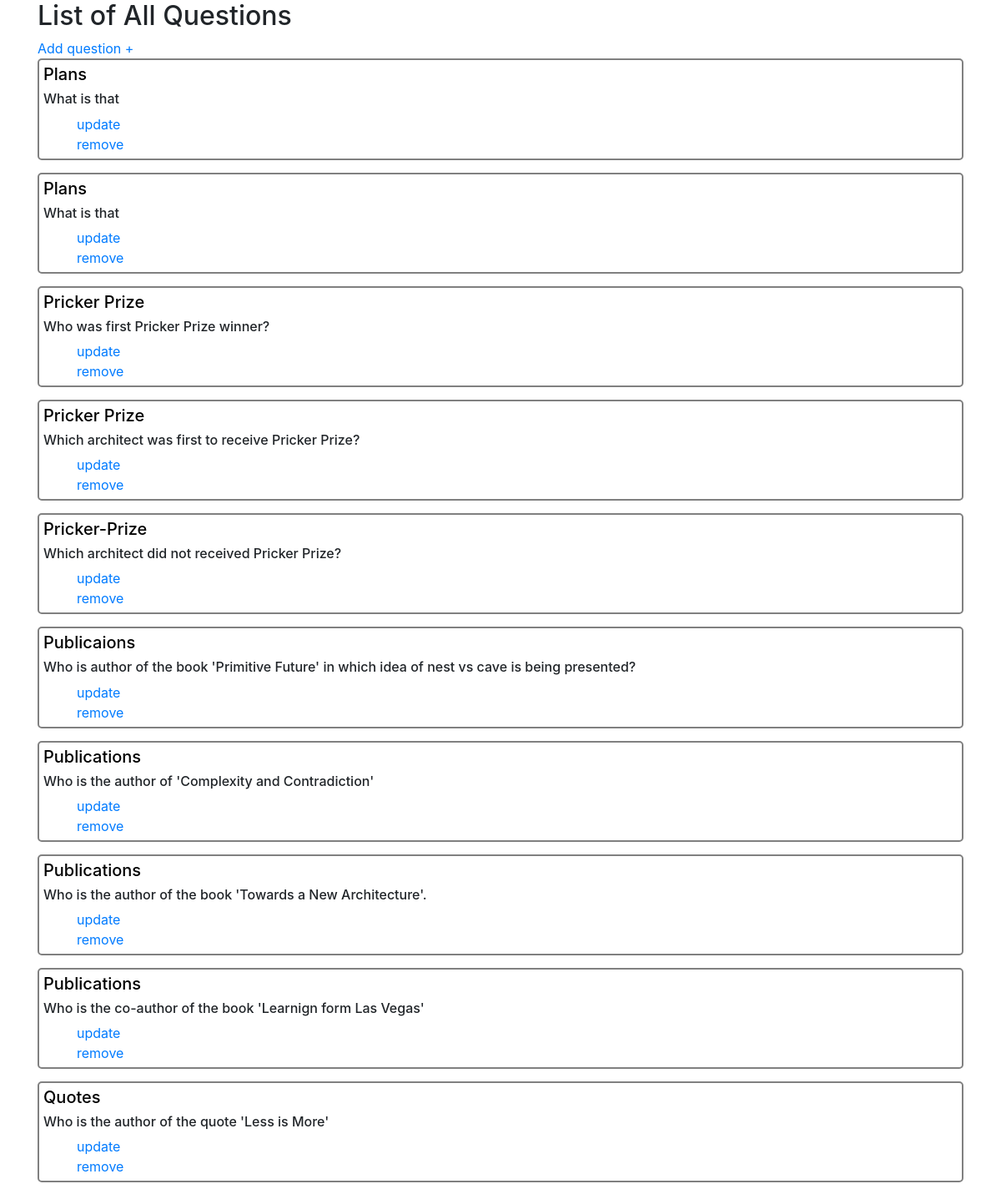
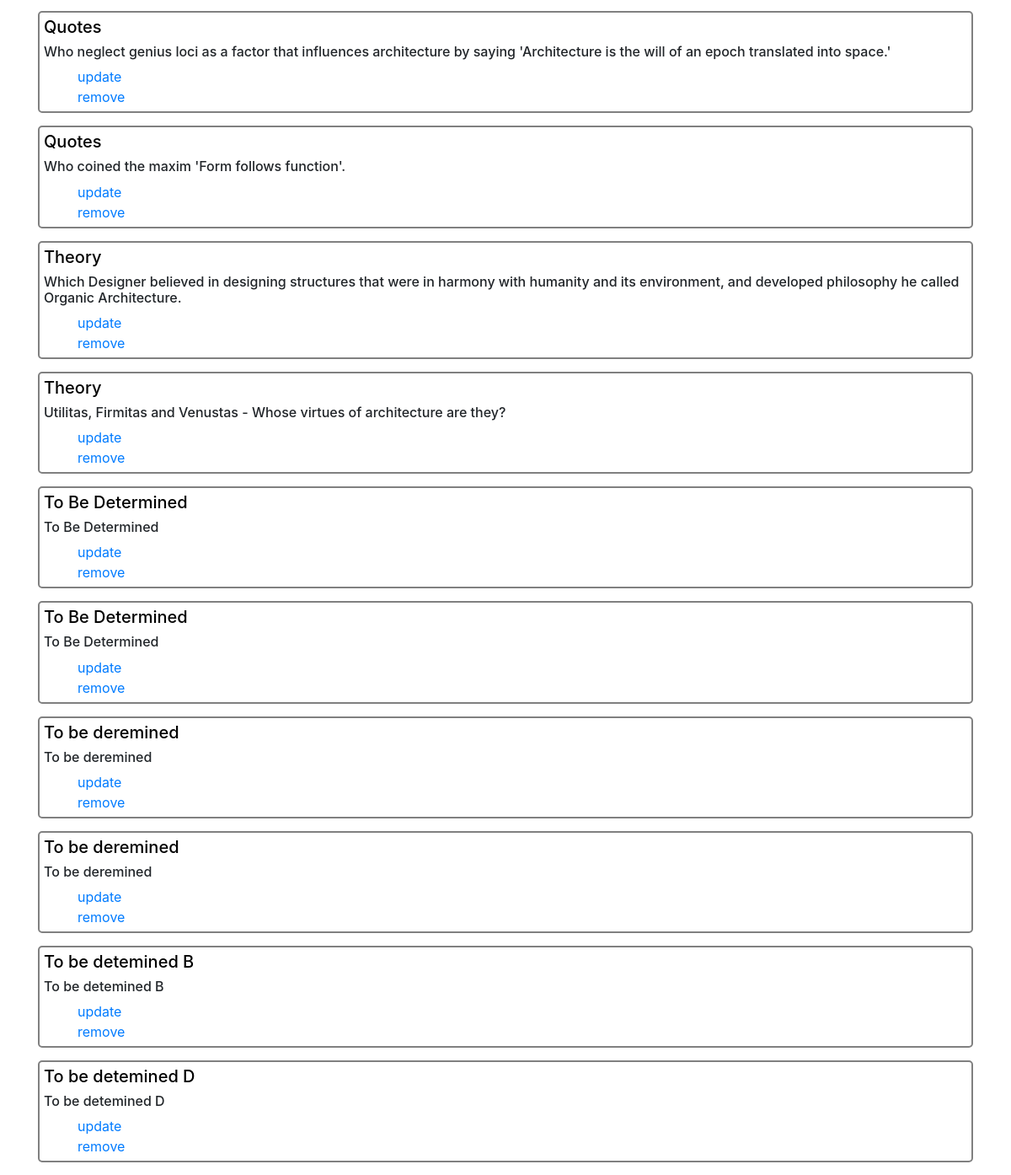
The app's page /quizgame/question/list/ (signed in), older data (2 pictures, top to bottom).
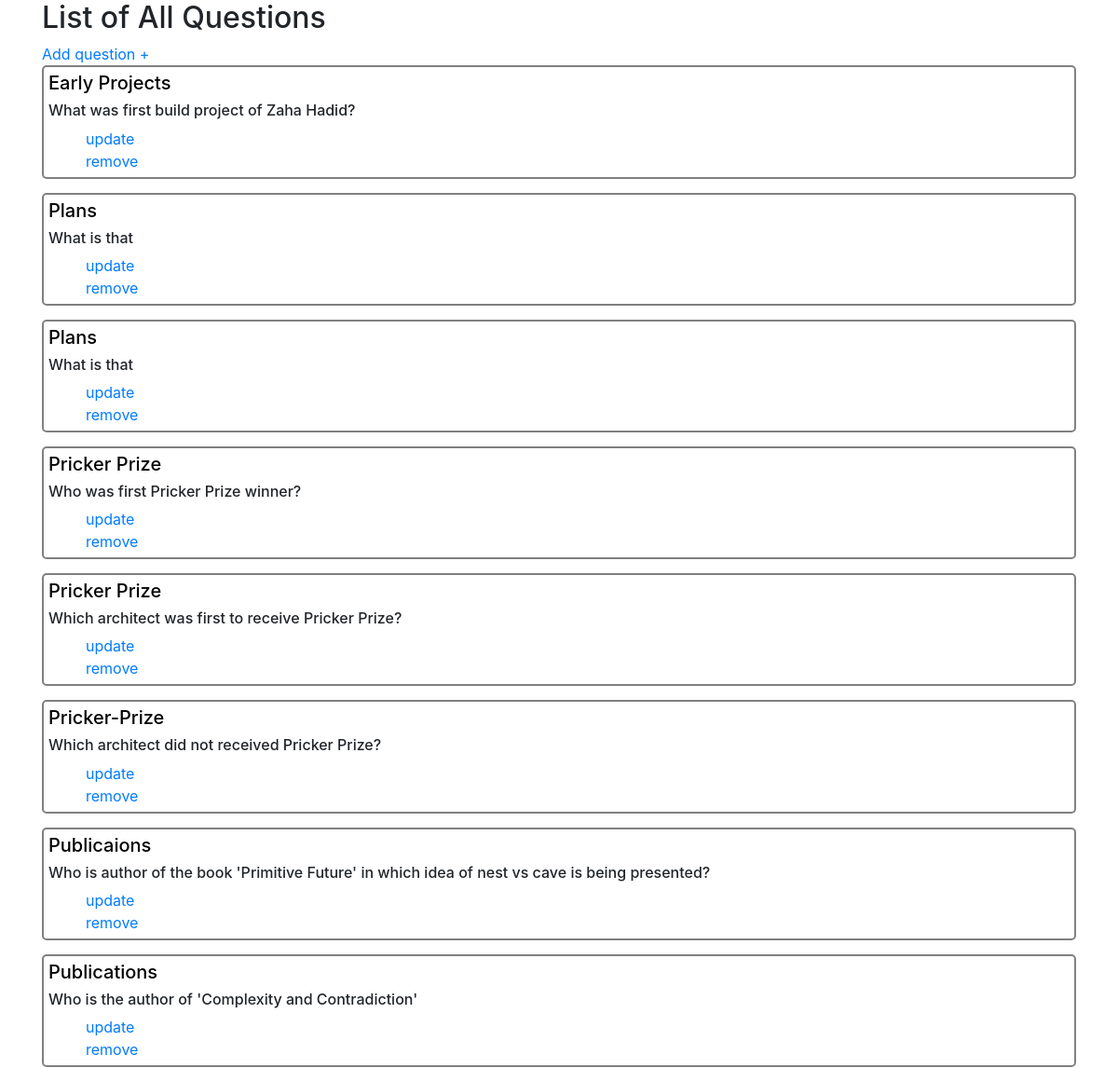
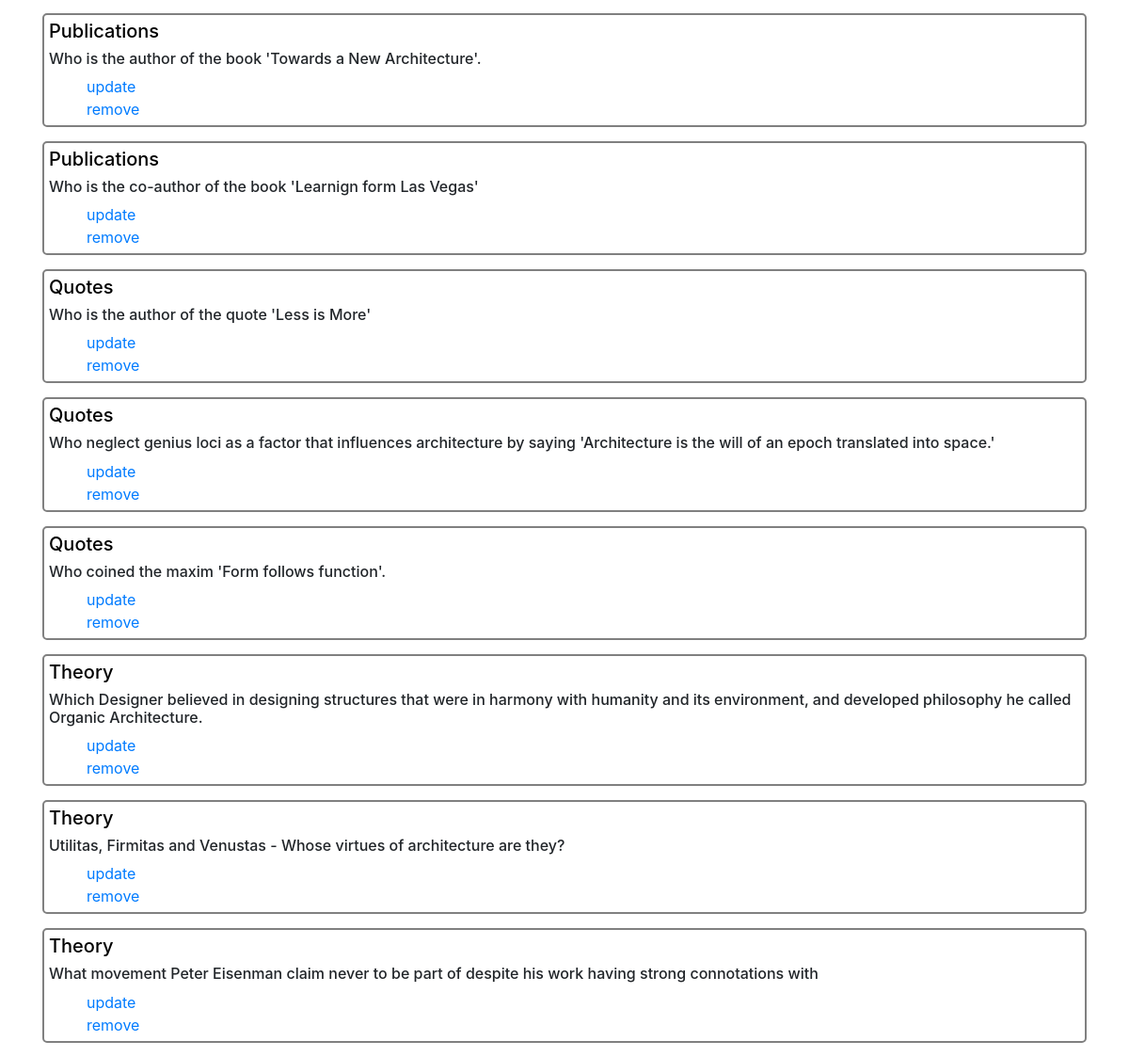
The same page, newer data (2 pictures, top to bottom).
### quizgame/models.py (models this page shows, shortened)
class Question(models.Model):
    title = models.CharField(max_length=150)
    question = models.CharField(max_length=1000)
    answer_A = models.CharField(max_length=100)
    answer_B = models.CharField(max_length=100)
    answer_C = models.CharField(max_length=100)
    answer_D = models.CharField(max_length=100)
    player_answer_A = models.IntegerField(default=0)
    player_answer_B = models.IntegerField(default=0)
    player_answer_C = models.IntegerField(default=0)
    player_answer_D = models.IntegerField(default=0)
    A = 'A'
    B = 'B'
    C = 'C'
    D = 'D'
    anwsers = (
        ( A , answer_A),
        ( B , answer_B),
        ( C , answer_C),
        ( D , answer_D),
    )
    correct_answer = models.CharField( max_length=1, choices=anwsers, default=A )
    question_img = models.ImageField(upload_to='question/', null=True, blank=True, default=None)
    answer_A_img = models.ImageField(upload_to='question/', null=True, blank=True)
    answer_B_img = models.ImageField(upload_to='question/', null=True, blank=True)
    answer_C_img = models.ImageField(upload_to='question/', null=True, blank=True)
    answer_D_img = models.ImageField(upload_to='question/', null=True, blank=True)
    class Meta:
        ordering = ["title"]

### quizgame/views.py (the view)
class QuestionListView(ListView):
    model = Question
    template_name = 'question/list.html'
    queryset = Question.objects.all()

### quizgame/templates/question/list.html (shortened to what this page needs)
{% extends 'base-admin.html' %}
{% block body %}
<h2>List of All Questions</h2>
<a href="{% url 'quizgame:create' %}">Add question +</a>
  {% for item in object_list %}
<ul class="question">
    <li><h5> <a href="{% url 'quizgame:detail' pk=item.id %}" style='color:black;'>{{ item.title }}</a> </h5></li>
    <li><h6>{{ item.question }}</h6></li>
    <ul>
      <li> <a href="{% url 'quizgame:update' pk=item.id %}">update</a></li>
      <li> <a href="{% url 'quizgame:delete' pk=item.id %}">remove</a></li>
    </ul>
</ul>
  {% endfor %}
{% endblock %}

### templates/base-admin.html (shortened to what this page needs)
<!DOCTYPE html>
<html lang="en" dir="ltr">
  <head>
    {% load staticfiles %}
    <link rel="stylesheet" href="https://use.fontawesome.com/releases/v5.6.3/css/all.css">
    <link href="https://stackpath.bootstrapcdn.com/bootstrap/4.1.3/css/bootstrap.min.css" rel="stylesheet">
  </head>
  <body>
    <div class="container">
      {% block body %}
      {% endblock %}
    </div>
  </body>
</html>

### quizgame/templates/question/list.html (style rules this page uses)
ul { list-style-type: none; }
ul.question { padding:5px; border: 2px solid gray; border-radius: 5px; margin-bottom:15px; }

Row changes from the older to the newer data that the page shows:
removed Question: title "To Be Determined", question "To Be Determined"
removed Question: title "To Be Determined", question "To Be Determined"
removed Question: title "To be deremined", question "To be deremined"
removed Question: title "To be deremined", question "To be deremined"
removed Question: title "To be detemined B", question "To be detemined B"
removed Question: title "To be detemined D", question "To be detemined D"
added Question: title "Early Projects", question "What was first build project of Zaha Hadid?"
added Question: title "Theory", question "What movement Peter Eisenman claim never to be part of despite his work having strong connotations with"
